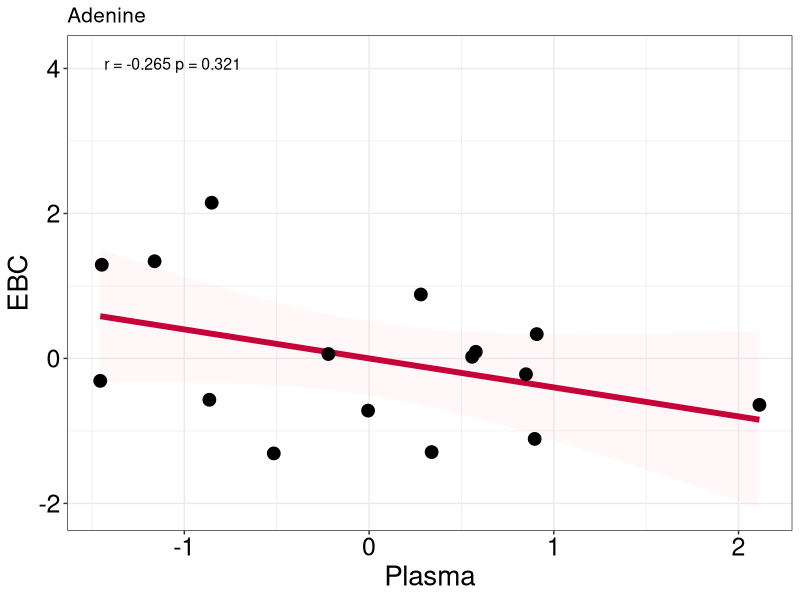
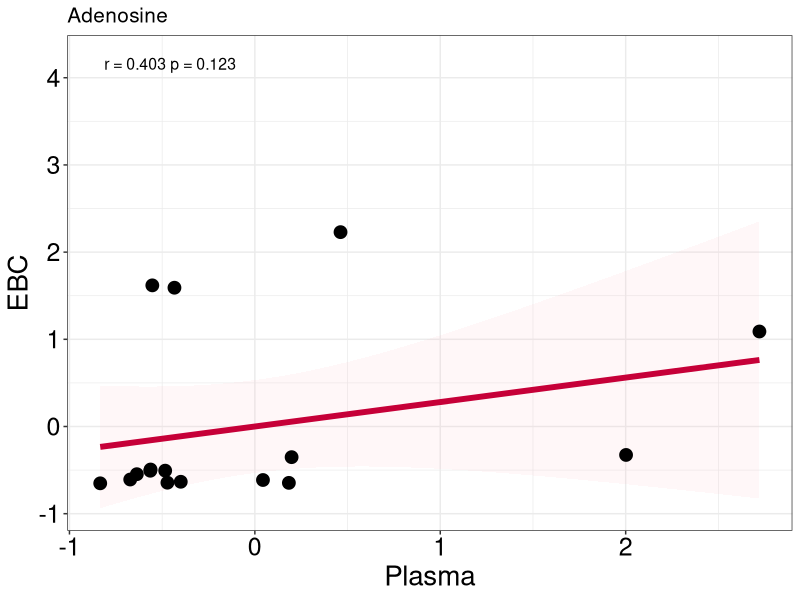
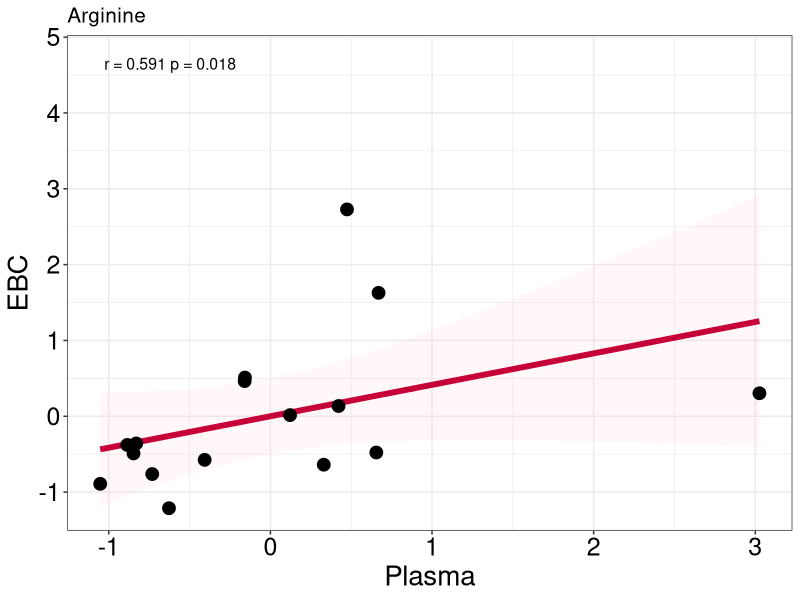
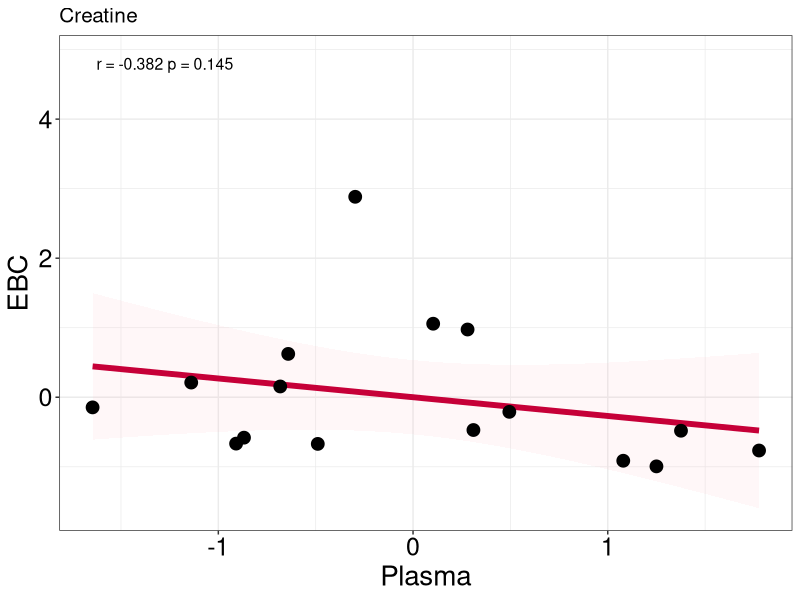
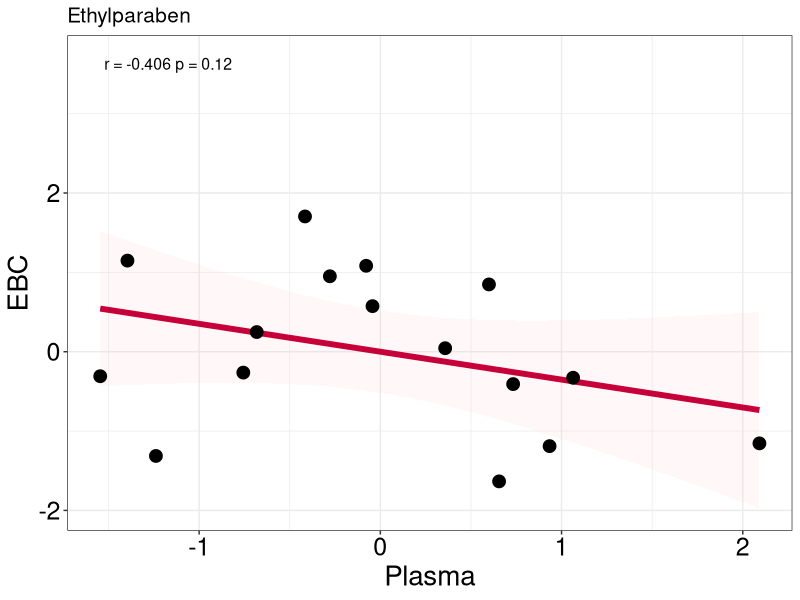
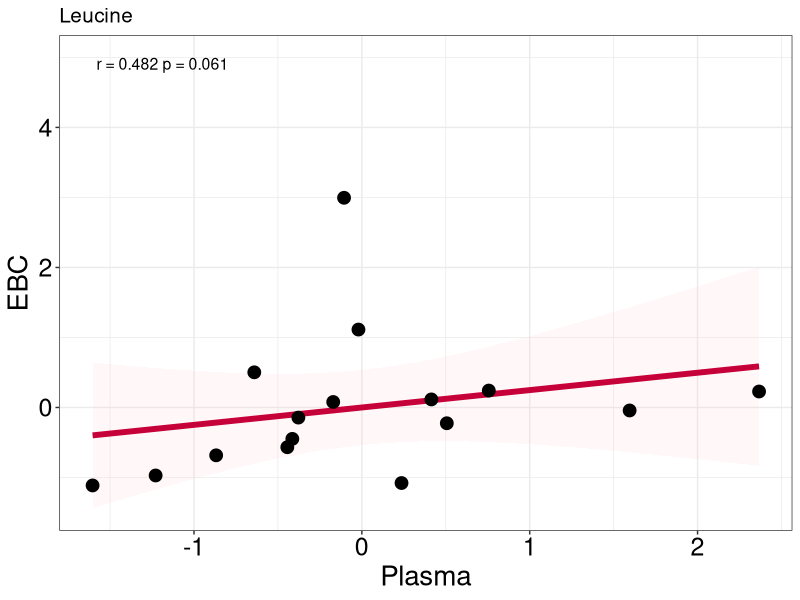
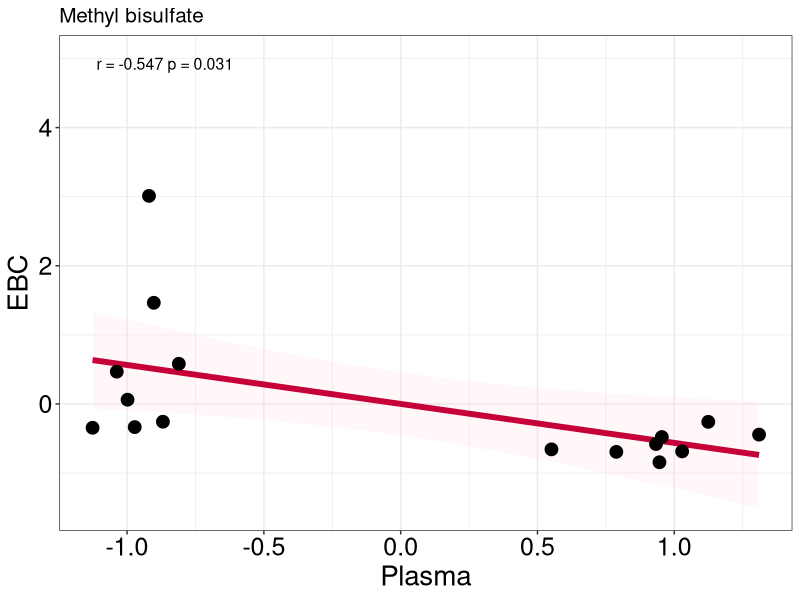
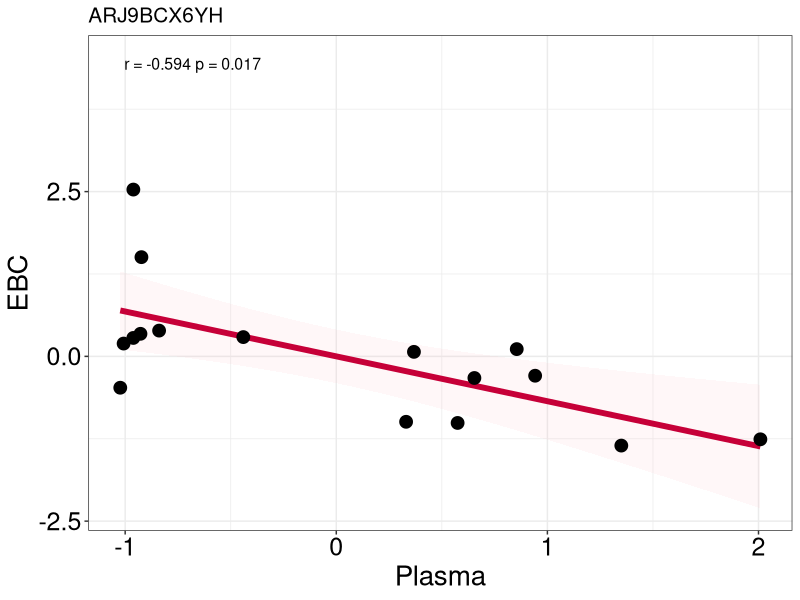

Write the R code that produced these figures, in order.
### Install the required R package in advance
### install.packages("ggplot2")
#-----------------------------------------------

library(ggplot2)

## Get the name of metabolites
name<-read.csv("Correlation_data.csv",header=FALSE)
name<-name[1,]

data<-read.csv("Correlation_data.csv",header=TRUE)
colnames(data)<-name

## n for the number of expressions for each variable,
## equal to the number of body fluids × the sample numbers (16×2)
n=32

## Using cycles to plot all metabolite correlation analysis
for (i in 2:ncol(data)){
  plot_data<-data.frame(data[1:(n/2),i],data[(n/2+1):n,i])
  plot_data<-scale(plot_data)
  ## Take "Plasma and EBC" as an example, enter the name of body fluid manually
  colnames(plot_data)<-c("Plasma","EBC") 
  ## Calculate the correlation coefficients and P values
  cor_test_result <- cor.test(plot_data[,1], plot_data[,2], method = "spearman")
  cor_coef <- round(cor_test_result$estimate, 3)
  p_value <- cor_test_result$p.value
  p_value_label <- ifelse(p_value < 0.001, "p < 0.001", paste("p =", round(p_value, 3)))
  label_text <- paste(" r =", cor_coef,p_value_label)
  ## draw the scatter plots, regression lines and confidence intervals
  p<-ggplot(plot_data, aes(x = Plasma, y = EBC)) +
    geom_smooth(
      method = "lm", 
      se = TRUE,          
      color = "#C60038",      
      size = 2,
      fill = "lightpink",    
      alpha = 0.1         
    ) +  
    geom_point(color = "black",size = 4) +
    labs(
      x = paste0("Plasma"), 
      y =  paste0("EBC"), 
      title = name[i]
    ) +
    annotate(
      "text",
      x = min(plot_data[,1]), 
      y = max(plot_data[,2])+2,
      label = label_text,
      hjust = 0, vjust = 1,
      size = 4,
      color = "black"
    ) +
    theme_bw()+
    theme(axis.text.x = element_text(size = 18,color = "black"),
          axis.text.y = element_text(size = 18,color = "black"),
          axis.text = element_text(size = 18),
          plot.title = element_text(size = 15),
          axis.title.x = element_text(size = 20),
          axis.title.y = element_text(size = 20))
  print(p)
}
